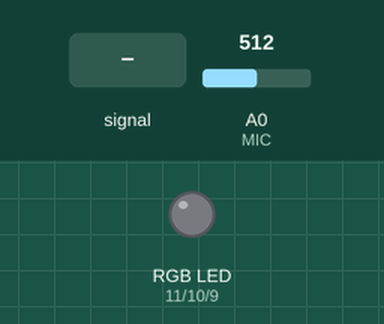
Recording of a sketch running on a simulated Arduino Uno, built with avr-gcc and run on an emulated ATmega328P. Shown: an RGB LED mixed from three pins (HIGH = lit). Inputs (shaded band) come from the test bench; at power-on: A0 (MIC) = 512. Dim RGB values are drawn brighter than linear; random numbers use the default seed unless the sketch sets one; what the sketch prints to the serial monitor is not drawn.

Above: at 1.2 s.
1.3 s: A0 (MIC) fed a 200 Hz sine of ±255 counts around its level
At 1.4 s:
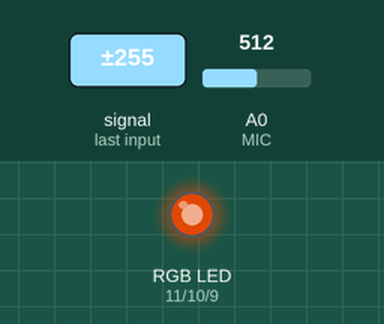
At 1.79 s:
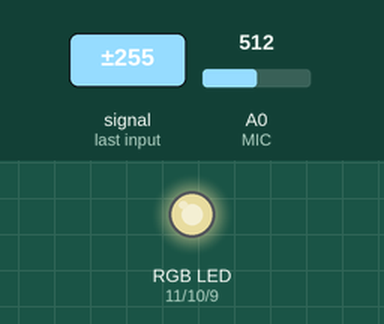
4.3 s: A0 (MIC) set to 610
At 4.36 s:
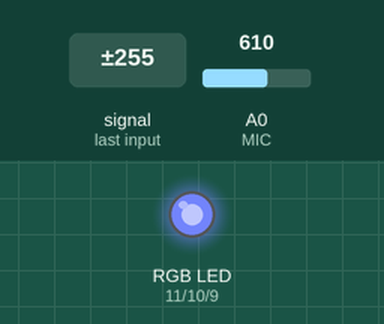
7.3 s: A0 (MIC) fed a 1000 Hz sine of ±255 counts around its level
10.3 s: A0 (MIC) set to 590
11.8 s: A0 (MIC) fed a 2 Hz sine of ±306 counts around its level
At 12.42 s:
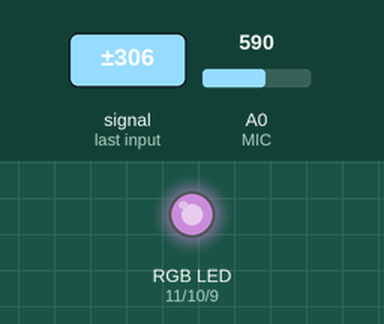
14.8 s: A0 (MIC) fed a 50 Hz sine of ±306 counts around its level
Timing chart, 0 to 20.8 s (numbered marks = the images above; inputs shaded):
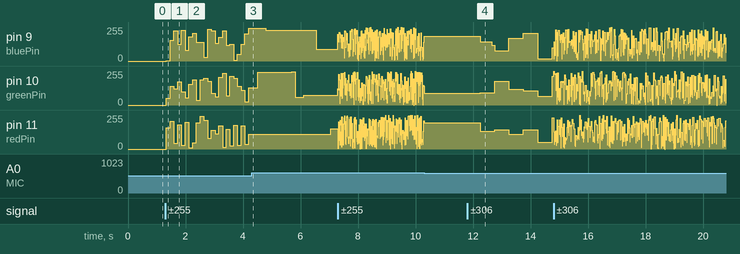

The sketch:

SoundRGB.ino
```cpp
const int MIC = 0; //the microphone amplifier output is connected to pin A0
int adc;
int dB, PdB; //the variable that will hold the value read from the microphone each time
int led = 9;           // the PWM pin the LED is attached to
int brightness = 0;    // how bright the LED is
int redPin = 11;
int greenPin = 10;
int bluePin = 9;
int color = 0;
int red, blue, green;

void setup()
{
  Serial.begin(9600); //sets the baud rate at 9600 so we can check the values the microphone is obtaining on the Serial Monitor
  pinMode(redPin, OUTPUT);
  pinMode(greenPin, OUTPUT);
  pinMode(bluePin, OUTPUT);
}

void loop()
{
  int vol = analogRead(MIC);
  Serial.println(vol);
  if(vol > 600) {
    red = random(0, 255);
    blue = random(0, 255);
    green = random(0, 255);
  }
  analogWrite(redPin, red);
  analogWrite(greenPin, blue);
  analogWrite(bluePin, green);
}
```

Measured:
- after the input at 11.8 s, pin 9 (bluePin): 185/255 → 145/255 after 0.45 s, → 118/255 0.40 s later, → 76/255 0.10 s later, → 172/255 0.50 s later, … (7 changes in this stretch); pin 10 (greenPin): 87/255 → 93/255 after 0.45 s, → 179/255 0.50 s later, → 119/255 0.50 s later, → 107/255 0.50 s later, … (6 changes in this stretch)
